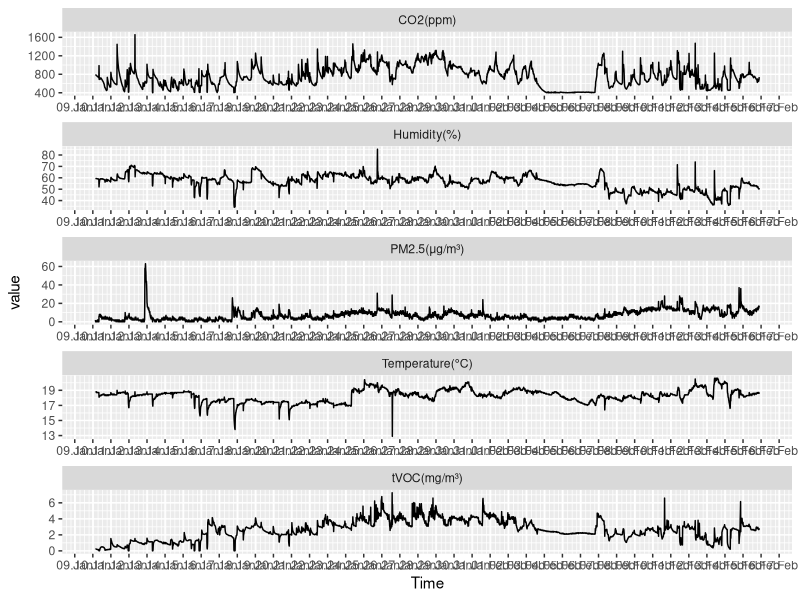

Source code (R):
## ---- chunk 1
#| label: load
xr = readxl::read_excel("The historical data of Qingping Air Monitor.xlsx")
xr$Time = as.POSIXct(xr$Time, format = "%d/%m/%Y %H:%M")
xr
dplyr::last(xr$Time)
## ---- chunk 2
xrf = dplyr::filter(xr, (xr$Time - xr$Time[1]) > as.difftime("8", format = "%H"))
## ---- chunk 3
#| label: pivot
library("tidyr")
x = pivot_longer(xrf, cols = !Time)
## ---- chunk 4
#| label: plot
#| fig-dim: !expr c(10, 11)
#| out-width: 100%
library("ggplot2")
ggplot(x, aes(x = Time, y = value)) + geom_line() +
  facet_wrap( ~name, ncol = 1, scales = "free") +
  scale_x_datetime(breaks = "1 day", minor_breaks = "6 hours",
                   date_labels = "%d.%b")
